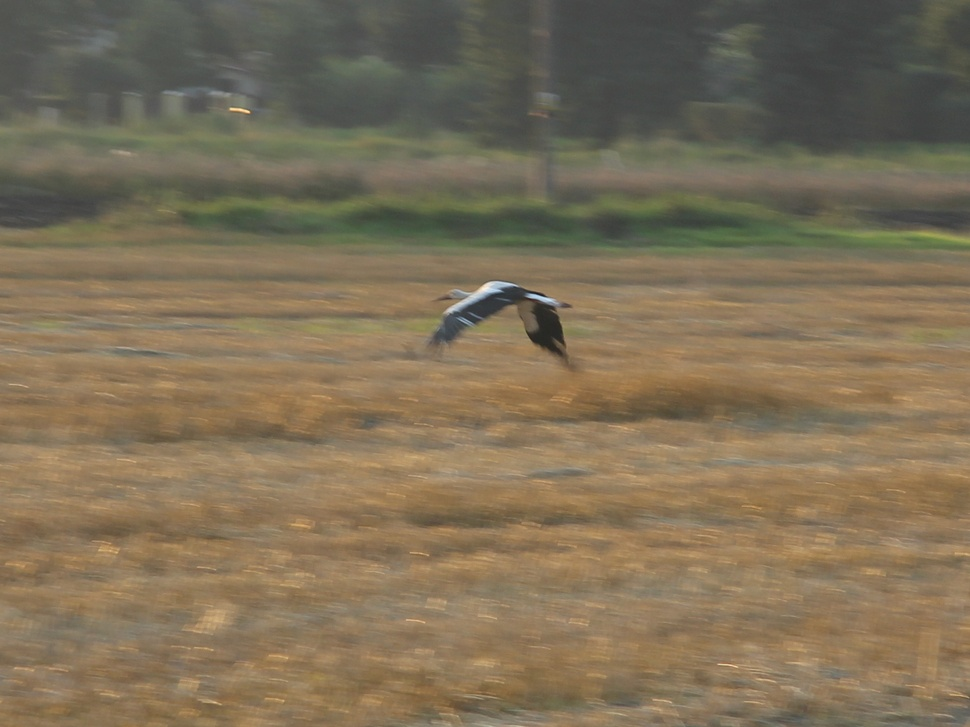
#> input picture Lab4/bocian.JPG, 970 x 727 px, shrunk from 1784 x 1338 before the run
$ python lab4.py
#> lines starting #> are read from the running program, lines starting #| are printed output that depends on the picture; after the words box and inside, x2 and y2 are one past the last pixel; in counts of white or black regions, pixels touching at a corner belong together
import cv2
import numpy as np

img = cv2.imread('bocian.JPG')
#> img is the input picture: shape (727, 970, 3); mean B, G, R 87.6, 111.7, 125.9
gray = cv2.cvtColor(img, cv2.COLOR_BGR2GRAY)
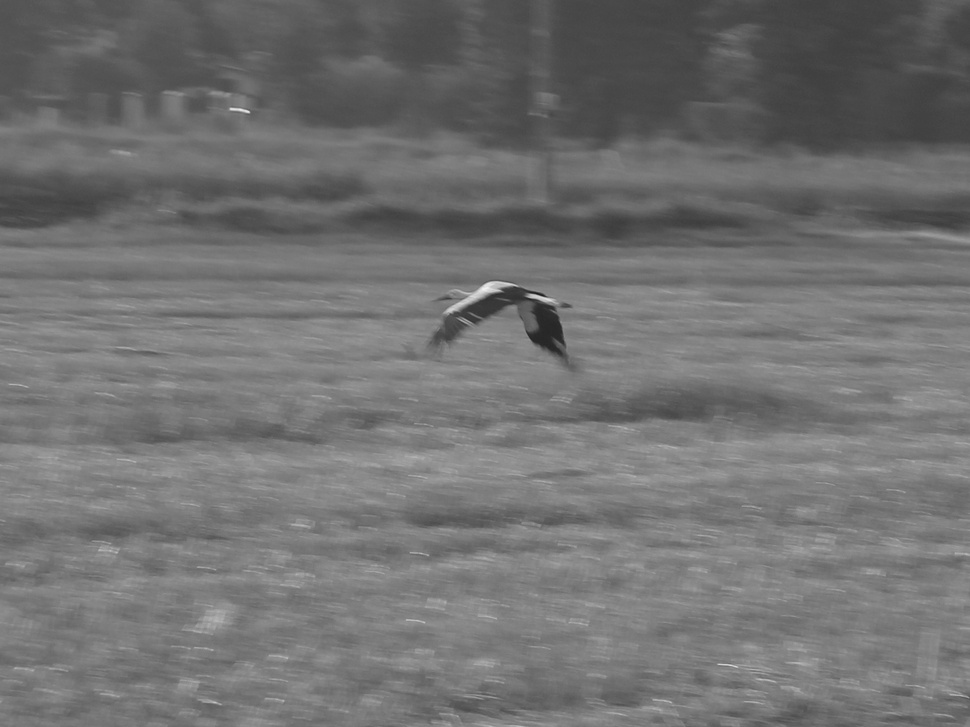
#> gray: shape (727, 970); min 26, max 241, mean 113.2
cv2.imwrite("00_grey.png", gray)
cv2.imshow("Szary", gray)

edges = cv2.Canny(gray, 100, 200)
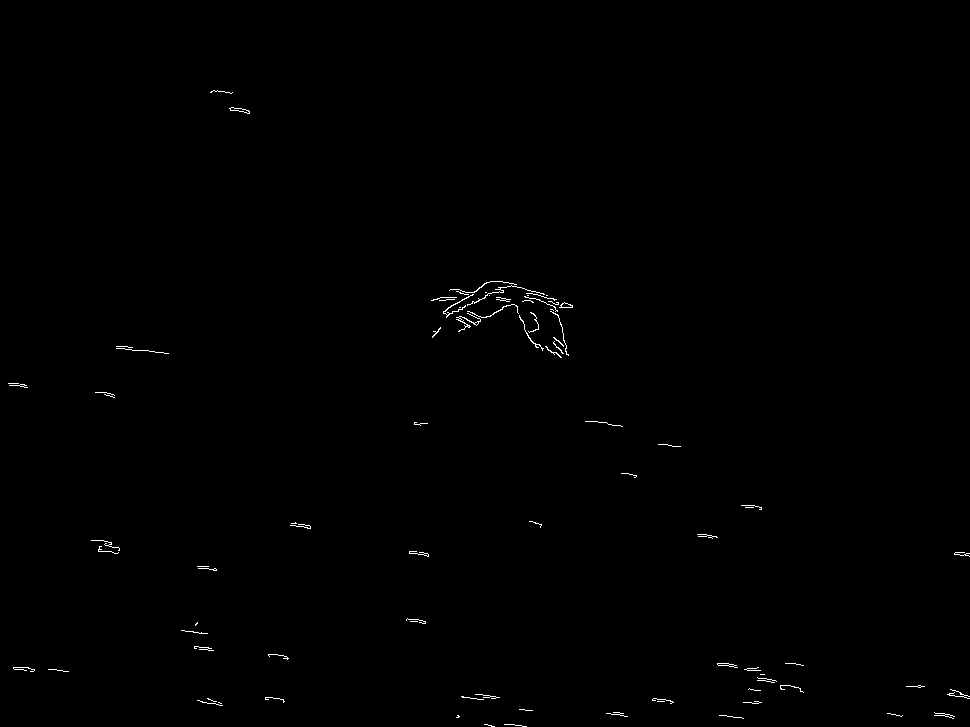
#> edges: shape (727, 970); 0.34% white in thin lines or dots, all inside (x1, y1, x2, y2) = (8, 90, 970, 727)
cv2.imwrite("01_krawedzie_canny.png", edges)
cv2.imshow("Wykrywanie krawędzi", edges)

_, thresh = cv2.threshold(gray, 127, 255, cv2.THRESH_BINARY)
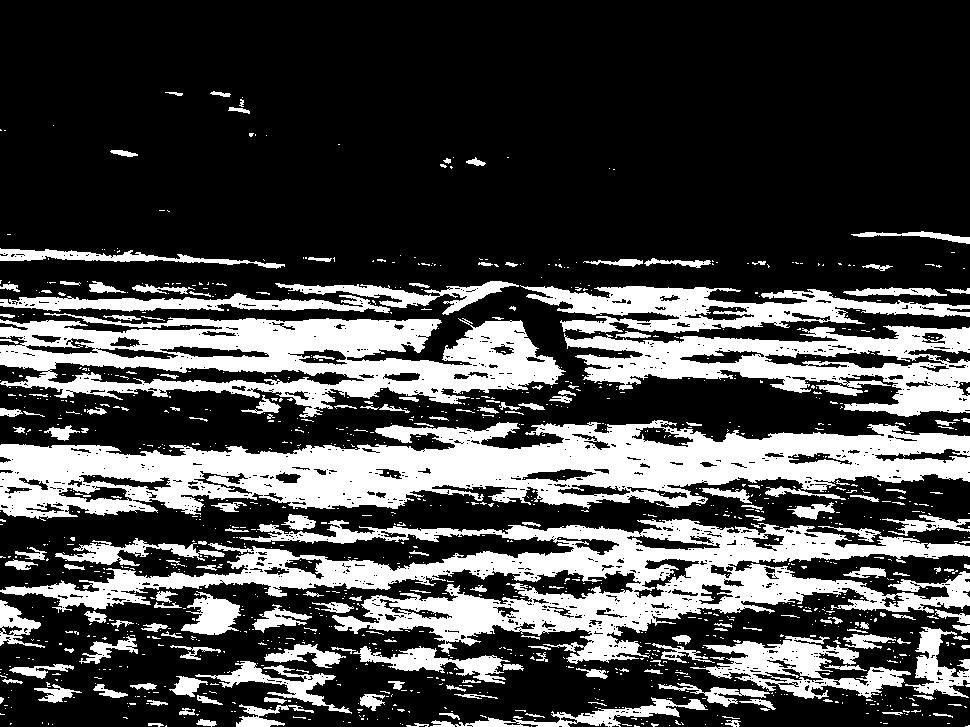
#> thresh: shape (727, 970); 28.4% white; 1258 white regions (1065 under 20 px), largest, box (x1, y1, x2, y2) and area: (0, 420, 970, 519) 50070, (0, 519, 970, 664) 44585, (0, 313, 566, 418) 29260
cv2.imwrite("02_progowanie.png", thresh)
cv2.imshow("Progowanie", thresh)

kernel = np.ones((5, 5), np.uint8)
opened = cv2.morphologyEx(thresh, cv2.MORPH_OPEN, kernel)
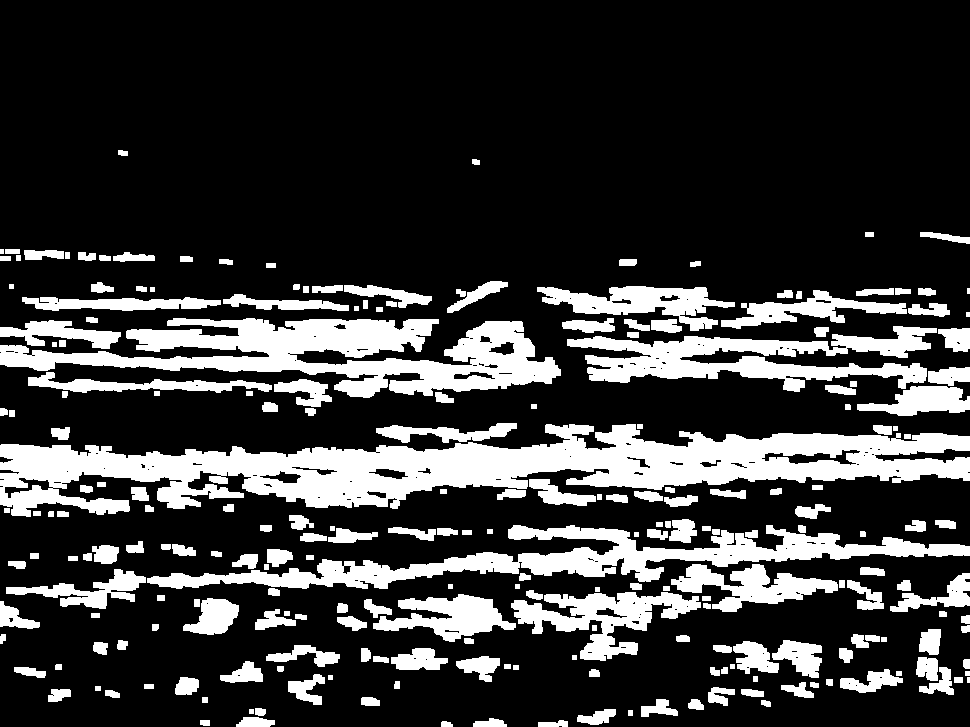
#> opened: shape (727, 970); 22.3% white; 235 white regions (2 under 20 px), largest, box (x1, y1, x2, y2) and area: (0, 424, 970, 517) 41389, (0, 318, 561, 398) 20906, (147, 525, 970, 589) 15472
cv2.imwrite("03_otwarcie.png", opened)
cv2.imshow("otwarcie", opened)

closed = cv2.morphologyEx(thresh, cv2.MORPH_CLOSE, kernel)
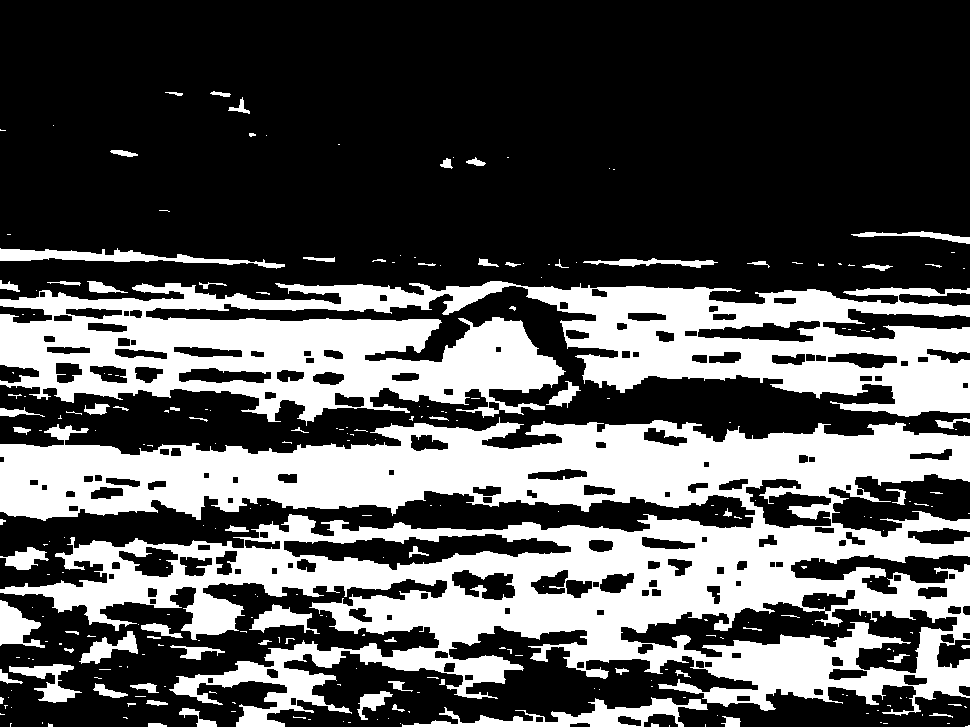
#> closed: shape (727, 970); 33.9% white; 266 white regions (188 under 20 px), largest, box (x1, y1, x2, y2) and area: (0, 417, 970, 727) 145332, (0, 281, 970, 426) 76058, (402, 697, 708, 727) 3135
cv2.imwrite("04_zamkniecie.png", closed)
cv2.imshow("zamkniecie", closed)

cv2.waitKey(0)
cv2.destroyAllWindows()
